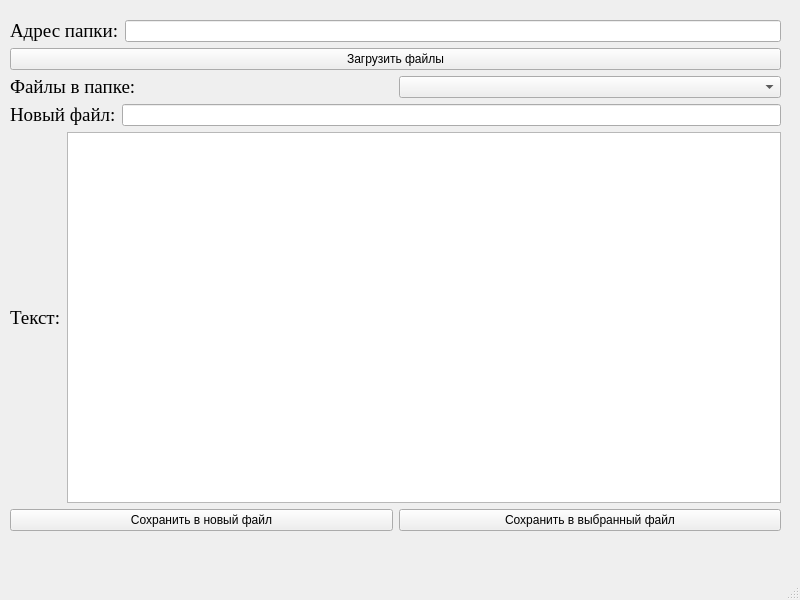
<?xml version="1.0" encoding="UTF-8"?>
<ui version="4.0">
 <class>MainWindow</class>
 <widget class="QMainWindow" name="MainWindow">
  <property name="geometry">
   <rect>
    <x>0</x>
    <y>0</y>
    <width>800</width>
    <height>600</height>
   </rect>
  </property>
  <property name="windowTitle">
   <string>MainWindow</string>
  </property>
  <widget class="QWidget" name="centralwidget">
   <widget class="QWidget" name="">
    <property name="geometry">
     <rect>
      <x>10</x>
      <y>20</y>
      <width>771</width>
      <height>511</height>
     </rect>
    </property>
    <layout class="QVBoxLayout" name="verticalLayout">
     <item>
      <layout class="QHBoxLayout" name="horizontalLayout_2">
       <item>
        <widget class="QLabel" name="label">
         <property name="font">
          <font>
           <family>Times New Roman</family>
           <pointsize>14</pointsize>
          </font>
         </property>
         <property name="text">
          <string>Адрес папки:</string>
         </property>
        </widget>
       </item>
       <item>
        <widget class="QLineEdit" name="adress_der"/>
       </item>
      </layout>
     </item>
     <item>
      <widget class="QPushButton" name="load_files_names_btn">
       <property name="text">
        <string>Загрузить файлы</string>
       </property>
      </widget>
     </item>
     <item>
      <layout class="QHBoxLayout" name="horizontalLayout">
       <item>
        <widget class="QLabel" name="label_2">
         <property name="font">
          <font>
           <family>Times New Roman</family>
           <pointsize>14</pointsize>
          </font>
         </property>
         <property name="text">
          <string>Файлы в папке:</string>
         </property>
        </widget>
       </item>
       <item>
        <widget class="QComboBox" name="choise_old_files"/>
       </item>
      </layout>
     </item>
     <item>
      <layout class="QHBoxLayout" name="horizontalLayout_3">
       <item>
        <widget class="QLabel" name="label_3">
         <property name="font">
          <font>
           <family>Times New Roman</family>
           <pointsize>14</pointsize>
          </font>
         </property>
         <property name="text">
          <string>Новый файл:</string>
         </property>
        </widget>
       </item>
       <item>
        <widget class="QLineEdit" name="name_new_file"/>
       </item>
      </layout>
     </item>
     <item>
      <layout class="QHBoxLayout" name="horizontalLayout_5">
       <item>
        <widget class="QLabel" name="label_4">
         <property name="font">
          <font>
           <family>Times New Roman</family>
           <pointsize>14</pointsize>
          </font>
         </property>
         <property name="text">
          <string>Текст:</string>
         </property>
        </widget>
       </item>
       <item>
        <widget class="QTextEdit" name="text_tosave"/>
       </item>
      </layout>
     </item>
     <item>
      <layout class="QHBoxLayout" name="horizontalLayout_4">
       <item>
        <widget class="QPushButton" name="new_file_save_btn">
         <property name="text">
          <string>Сохранить в новый файл</string>
         </property>
        </widget>
       </item>
       <item>
        <widget class="QPushButton" name="save_file_choise_btn">
         <property name="text">
          <string>Сохранить в выбранный файл</string>
         </property>
        </widget>
       </item>
      </layout>
     </item>
    </layout>
   </widget>
  </widget>
  <widget class="QMenuBar" name="menubar">
   <property name="geometry">
    <rect>
     <x>0</x>
     <y>0</y>
     <width>800</width>
     <height>26</height>
    </rect>
   </property>
  </widget>
  <widget class="QStatusBar" name="statusbar"/>
 </widget>
 <resources/>
 <connections/>
</ui>
